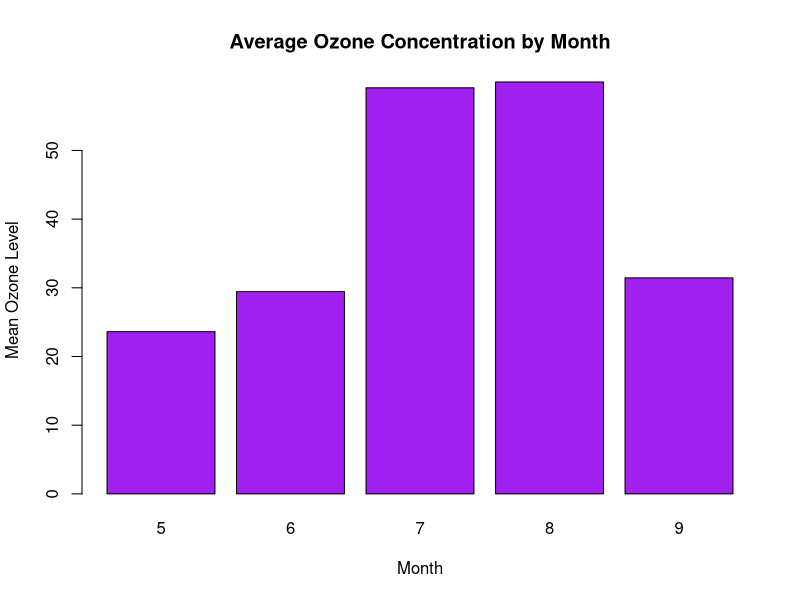

The R source for this figure:
# Data Visualization Lab – Week 3b)

## Objective
#b)Load air quality dataset in R and visualize ozone concentration in air.


# Load the Dataset
data(airquality)

# Inspect the Dataset
?airquality
head(airquality)
str(airquality)
class(airquality)

# Calculate Mean Ozone per Month (remove missing values)
mean_ozone <- tapply(
  airquality$Ozone,
  airquality$Month,
  mean,
  na.rm = TRUE
)

# Display calculated values
mean_ozone

# Create Bar Chart
barplot(
  mean_ozone,
  main = "Average Ozone Concentration by Month",
  xlab = "Month",
  ylab = "Mean Ozone Level",
  col = "purple"
)
